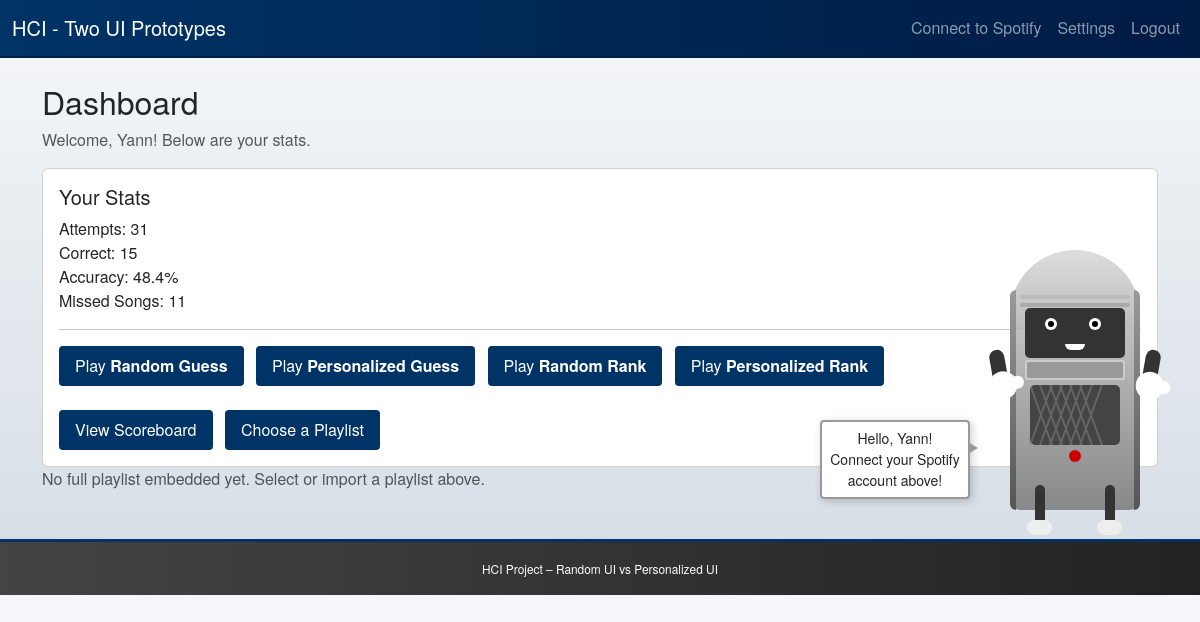
Page /dashboard (signed in) on the earlier database version.
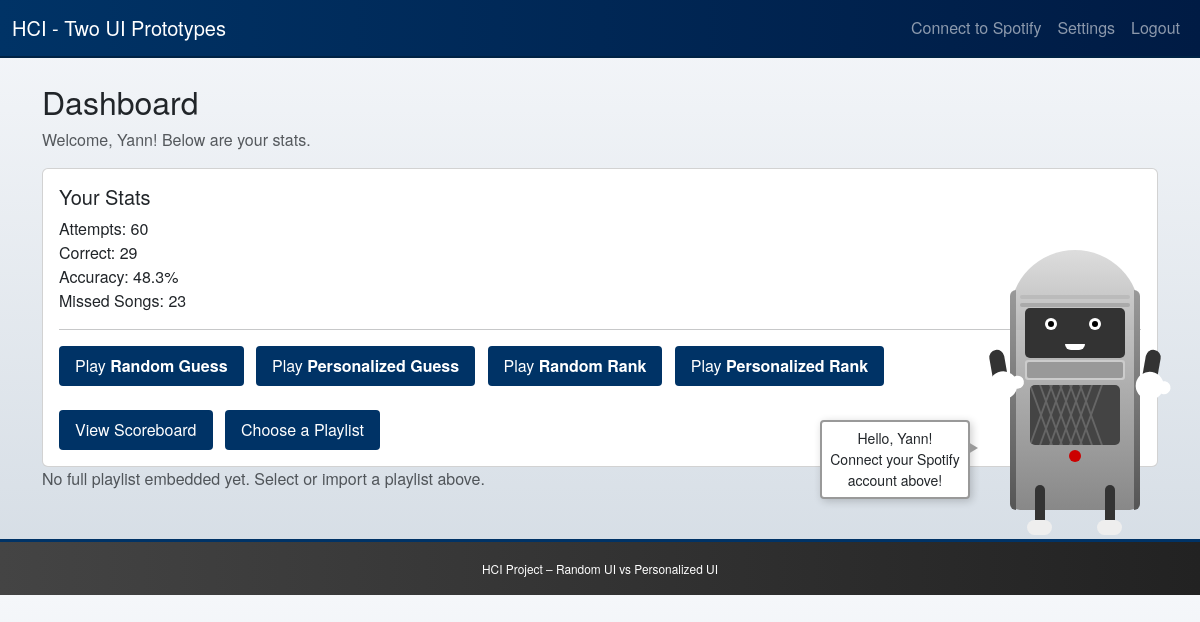
Same page on the later database version.
### models.py (models this page shows, shortened)
class User(db.Model):
    id = db.Column(db.Integer, primary_key=True)
    username = db.Column(db.String(80), unique=True, nullable=False)
    password = db.Column(db.String(80), nullable=False)
    total_correct = db.Column(db.Integer, default=0)
    total_attempts = db.Column(db.Integer, default=0)
    missed_songs = db.Column(db.String(1000), default="[]")
    random_guess_elo = db.Column(db.Integer, default=1200)
    personalized_guess_elo = db.Column(db.Integer, default=1200)
    random_rank_elo = db.Column(db.Integer, default=1200)
    personalized_rank_elo = db.Column(db.Integer, default=1200)
    def get_missed_songs(self):
        try:
            return json.loads(self.missed_songs)
        except:
            return []
    def get_accuracy(self):
        if self.total_attempts == 0:
            return 0
        return self.total_correct / self.total_attempts

### routes/quiz_main.py (the view, shortened to what this page needs)
@quiz_bp.route('/dashboard')
@require_login
def dashboard():
    user = current_user()
    if not user:
        return redirect(url_for('auth_bp.login'))
    missed_count = len(user.get_missed_songs())
    if not session.get("spotify_token"):
        session["buddy_message"] = f"Hello, {user.username}! Connect your Spotify account above!"
    else:
        lines = get_buddy_personality_lines()
        session["buddy_message"] = lines['start'][0]
    return render_template('dashboard.html',
                           user=user,
                           missed_count=missed_count,
                           all_songs=ALL_TRACKS)

### app.py (called while the page is built)
def create_app():
    load_dotenv()
    app = Flask(__name__)
    app.secret_key = "ANY_RANDOM_SECRET_FOR_DEVELOPMENT"
    app.config["SQLALCHEMY_DATABASE_URI"] = "sqlite:///guessing_game.db"
    app.config["SQLALCHEMY_TRACK_MODIFICATIONS"] = False
    db.init_app(app)
    @app.context_processor
    def inject_now():
        return {"now": datetime.datetime.now()}
    @app.context_processor
    def inject_buddy_message():
        return {
            "buddy_message": session.get("buddy_message", ""),
            "buddy_hint": session.get("buddy_hint", "")
        }
    from routes.auth import auth_bp
    from routes.quiz_base import quiz_bp
    import routes.quiz_main
    import routes.quiz_personalized
    import routes.quiz_ranking
    app.register_blueprint(auth_bp)
    app.register_blueprint(quiz_bp)
    with app.app_context():
        db.create_all()
    return app

### routes/quiz_main.py (called while the page is built)
def current_user():
    uid = session.get("user_id")
    if not uid:
        return None
    return User.query.get(uid)

### templates/dashboard.html
{% extends "layout.html" %}
{% block content %}
<h2>Dashboard</h2>
<p class="text-muted">Welcome, {{ user.username }}! Below are your stats.</p>
<div class="card mt-3">
  <div class="card-body">
    <h5 class="card-title">Your Stats</h5>
    <p class="card-text">
      Attempts: {{ user.total_attempts }}<br/>
      Correct: {{ user.total_correct }}<br/>
      Accuracy: {{ (user.get_accuracy()*100)|round(1) }}%<br/>
      Missed Songs: {{ missed_count }}
    </p>
    <hr/>
    <button class="btn quiz-btn me-2"
            onclick="window.location='{{ url_for('quiz_bp.random_version') }}'">
      Play <strong>Random Guess</strong>
    </button>
    <button class="btn quiz-btn me-2"
            onclick="window.location='{{ url_for('quiz_bp.personalized_version') }}'">
      Play <strong>Personalized Guess</strong>
    </button>
    <button class="btn quiz-btn me-2"
            onclick="window.location='{{ url_for('quiz_bp.random_rank') }}'">
      Play <strong>Random Rank</strong>
    </button>
    <button class="btn quiz-btn"
            onclick="window.location='{{ url_for('quiz_bp.personalized_rank') }}'">
      Play <strong>Personalized Rank</strong>
    </button>
    <br/><br/>
    <button class="btn quiz-btn me-2"
            onclick="window.location='{{ url_for('quiz_bp.scoreboard') }}'">
      View Scoreboard
    </button>
    <button class="btn quiz-btn"
        onclick="window.location='{{ url_for('quiz_bp.choose_playlist') }}'">
        Choose a Playlist
      </button>
  </div>
</div>
{% if session.playlist_id %}
<hr/>
<h4>Listen to the Full Playlist (Spotify Embed)</h4>
<iframe
  style="border-radius:12px"
  src="https://open.spotify.com/embed/playlist/{{ session.playlist_id }}"
  width="100%"
  height="380"
  frameborder="0"
  allow="autoplay; clipboard-write; encrypted-media; fullscreen; picture-in-picture"
  loading="lazy">
</iframe>
{% else %}
<p class="text-muted">
  No full playlist embedded yet. Select or import a playlist above.
</p>
{% endif %}
{% endblock %}

Differences in the rows shown:
changed User "Yann": total_attempts "31" → "60"; total_correct "15" → "29"; (user.get_accuracy()*100)|round(1) "48.4" → "48.3"
Other differences:
{{ missed_count }}: "11" → "23"
